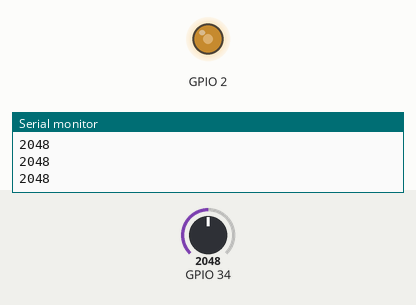
Simulated run of this sketch. Board: ESP32. On the bench: output pins drawn as LEDs (lit = HIGH), the last lines printed to the serial monitor. Inputs (shaded band) come from the test bench; at power-on: GPIO 34 = 2048.

Above: at 1.2 s.
1.3 s: GPIO 34 set to 2866
At 2.5 s:
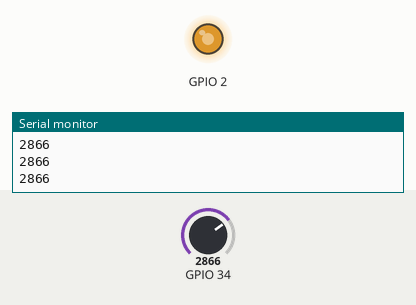
2.8 s: GPIO 34 set to 3603
At 3.9 s:
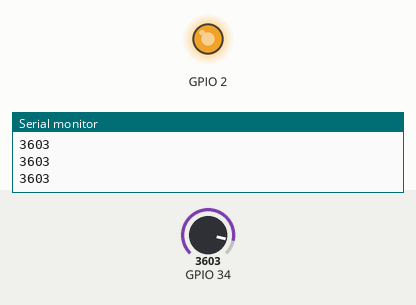
4.3 s: GPIO 34 set to 491
At 5.2 s:
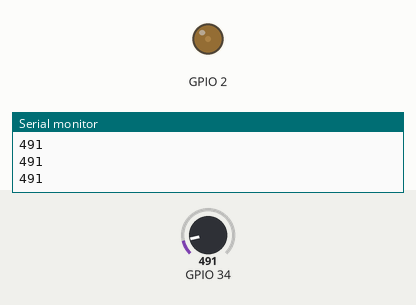
5.8 s: GPIO 34 set to 0
At 6.4 s:
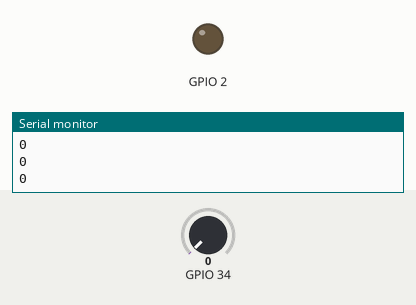
Timing chart, 0 to 8.3 s (numbered marks = the images above; inputs shaded):
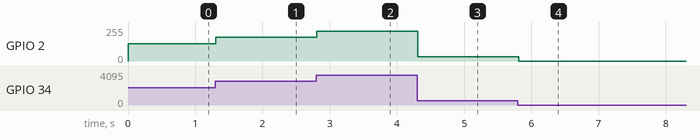

Measured:
- after the input at 1.3 s, GPIO 2: 128/255 → 178/255 at once
- after the input at 2.8 s, GPIO 2: 178/255 → 224/255 at once
- after the input at 4.3 s, GPIO 2: 224/255 → 31/255 at once
- after the input at 5.8 s, GPIO 2: 31/255 → 0/255 at once

The sketch:

AnalogReadSerial.ino
```cpp
/*
 * Info:
 * https://randomnerdtutorials.com/esp32-adc-analog-read-arduino-ide/
 */
/*
 * scheda: DOIT ESP32 dev kit
 * AZDelivery - https://amzn.to/3GwypiZ
 * Fare UPLOAD e poi premere il tasto RST sulla scheda
 *
 * URL per config schede: https://dl.espressif.com/dl/package_esp32_index.json
 *
 * Potenziometro su pin 34 (adc ch6) e led su pin 2 (pwm)
 *
 */
int pwmchannel = 0; //da 0 a 15
int bit_res = 12;
int freq = 5000; //max 40Mhz!

void setup() {
  //setup canale PWM
  ledcSetup(pwmchannel, freq, bit_res);
  // attach the channel to the GPIO to be controlled
  ledcAttachPin(2, pwmchannel);

  Serial.begin(9600);
}

void loop() {
  int v = analogRead(34);
  ledcWrite(pwmchannel, v);
  Serial.println(v);
  delay(100);

}
```
